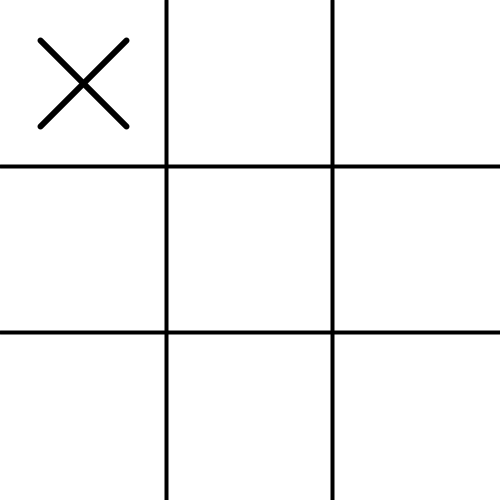
Frame 1 (no input)
Frame 60 (the mouse pressed at the canvas centre just before this capture): identical to frame 1, image omitted
Frame 120 (the mouse held since frame 60 and released just before this capture): identical to frame 1, image omitted

The Processing sketch that drew this single still picture (run headless with seeded random() and noise(); from frame 60 on, the mouse is pressed at the canvas centre):

// Processing sketch: tic_tac_toe
// ── tic_tac_toe.pde
void setup() {
  size(500, 500);
  initializeGame();
}

void draw() {
  background(255);
  drawBoard();
  drawMoves();
}

// ── board.pde
char[] board = new char[9];
boolean gameEnded = false;

void initializeGame() {
  for (int i = 0; i < 9; i++) {
    board[i] = BLANK;
  }

  println("Computer starts.");
  computerTurn();
}

void keyPressed() {
  if (gameEnded) {
    println("The game has ended.");
    return;
  }

  if (key < '0' || key > '8') {
    println("Incorrect key pressed.");
    return;
  }

  int square = key - '0';

  if (board[square] != BLANK) {
    println("That square is already taken.");
    return;
  }

  board[square] = USER;

  if (checkWinner(USER)) {
    println("The user has won.");
    gameEnded = true;
    return;
  }

  if (boardFull()) {
    println("No one has won.");
    gameEnded = true;
    return;
  }

  println("The game is still in play.");

  computerTurn();

  if (checkWinner(COMPUTER)) {
    println("The computer has won.");
    gameEnded = true;
    return;
  }

  if (boardFull()) {
    println("No one has won.");
    gameEnded = true;
    return;
  }
}

void computerTurn() {
  int square = findComputerMove();

  if (square != -1) {
    board[square] = COMPUTER;
  }
}

int findComputerMove() {
  for (int i = 0; i < 9; i++) {
    if (board[i] == BLANK) {
      return i;
    }
  }

  return -1;
}

boolean checkWinner(char player) {
  if (board[0] == player && board[1] == player && board[2] == player) {
    return true;
  }

  if (board[3] == player && board[4] == player && board[5] == player) {
    return true;
  }

  if (board[6] == player && board[7] == player && board[8] == player) {
    return true;
  }

  if (board[0] == player && board[3] == player && board[6] == player) {
    return true;
  }

  if (board[1] == player && board[4] == player && board[7] == player) {
    return true;
  }

  if (board[2] == player && board[5] == player && board[8] == player) {
    return true;
  }

  if (board[0] == player && board[4] == player && board[8] == player) {
    return true;
  }

  if (board[2] == player && board[4] == player && board[6] == player) {
    return true;
  }

  return false;
}

boolean boardFull() {
  for (int i = 0; i < 9; i++) {
    if (board[i] == BLANK) {
      return false;
    }
  }

  return true;
}
// ── constants.pde
final int CANVAS_SIZE = 500;
final int ROWS = 3;
final int COLS = 3;
final int SQUARE_SIZE = CANVAS_SIZE / 3;

final char BLANK = ' ';
final char COMPUTER = 'X';
final char USER = 'O';
// ── shapes.pde
void drawBoard() {
    stroke(0);
    strokeWeight(4);

    line(SQUARE_SIZE, 0, SQUARE_SIZE, height);
    line(SQUARE_SIZE * 2, 0, SQUARE_SIZE * 2, height);

    line(0, SQUARE_SIZE, width, SQUARE_SIZE);
    line(0, SQUARE_SIZE * 2, width, SQUARE_SIZE * 2);
}

void drawMoves() {
    for (int i = 0; i < 9; i++) {
    int row = i / 3;
    int col = i % 3;

    int x = col * SQUARE_SIZE;
    int y = row * SQUARE_SIZE;

    if (board[i] == COMPUTER) {
      drawX(x, y);
    } else if (board[i] == USER) {
      drawO(x, y);
    }
  }
}

void drawX(int x, int y) {
    stroke(0);
    strokeWeight(6);

    int padding = 40;

    line(x + padding, y + padding, x + SQUARE_SIZE - padding, y + SQUARE_SIZE - padding);
    line(x + SQUARE_SIZE - padding, y + padding, x + padding, y + SQUARE_SIZE - padding);
}

void drawO(int x, int y) {
    stroke(0);
    strokeWeight(6);
    noFill();

    int centerX = x + SQUARE_SIZE / 2;
    int centerY = y + SQUARE_SIZE / 2;

    ellipse(centerX, centerY, 90, 90);
}
